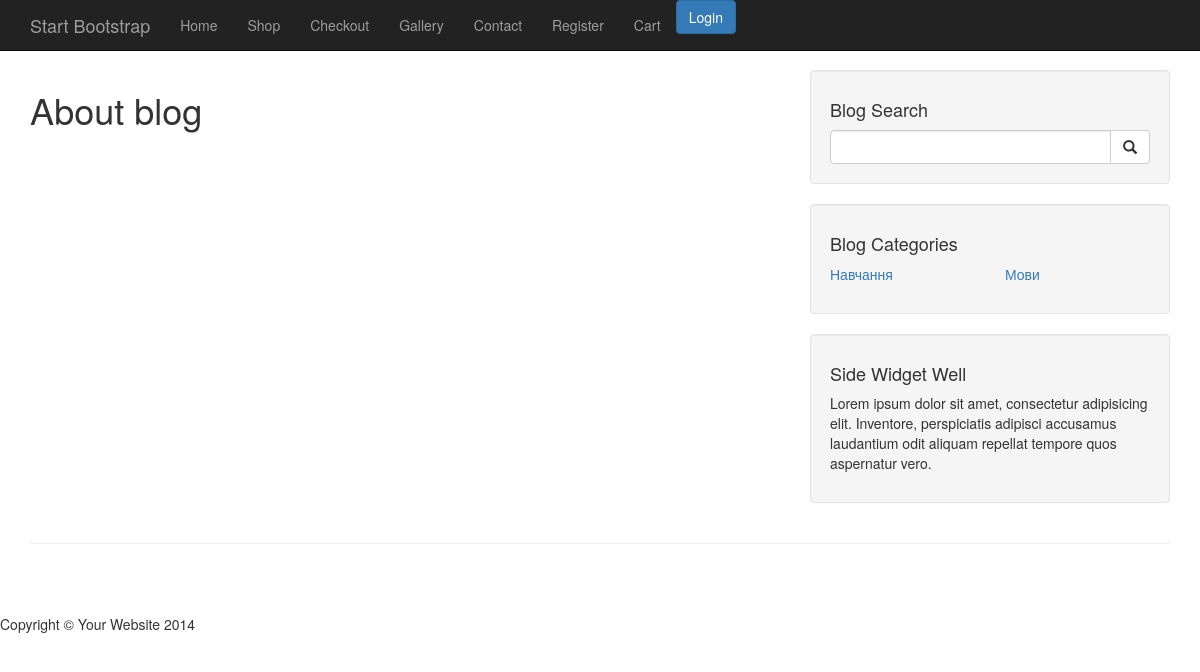
/about/, run on an earlier commit of the app's database.
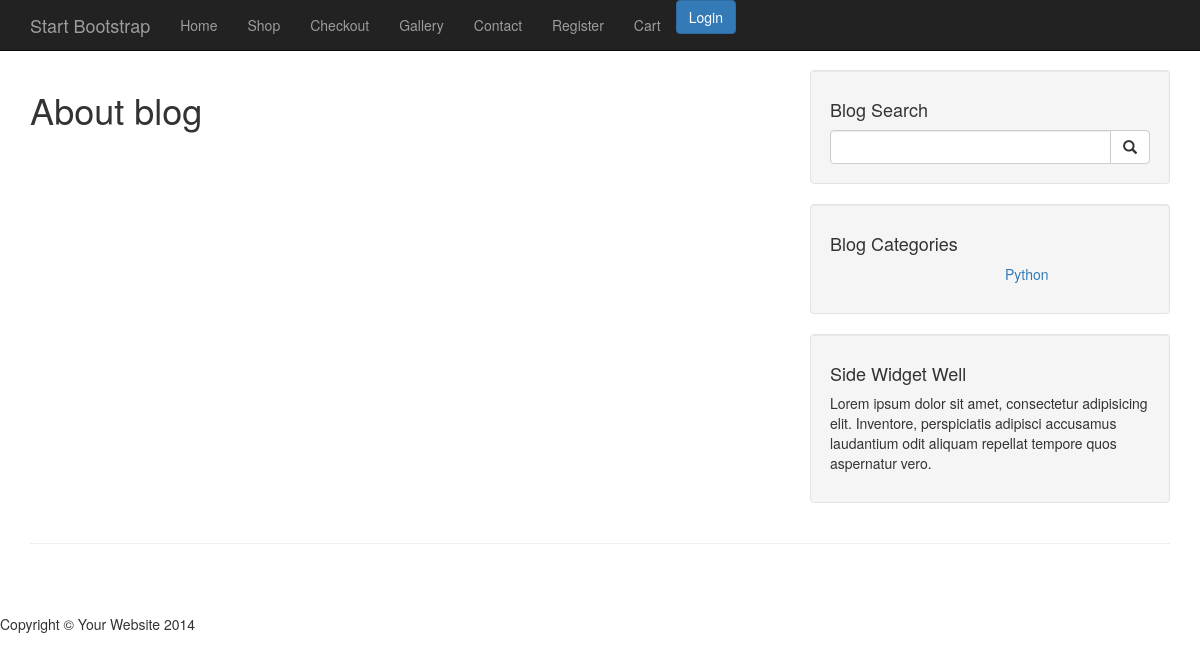
And on a later commit of the database.
### blog/models.py (models this page shows, shortened)
class Category(models.Model):
    name = models.CharField(max_length=100, verbose_name = "Назва")
    slug = models.SlugField(max_length=120, unique=True)
    def __str__(self):
        return self.name
    class Meta:
        verbose_name = "Категорія"
        verbose_name_plural = "Категорії"

### blog/views.py (the view)
# urls.py: path('about/', views.about, name="about"),
def about(request):
    context = {}
    context.update(get_category())
    return render(request,'blog/about.html', context)

### blog/views.py (called while the page is built)
def get_category():
    all = Category.objects.all()
    count = all.count()
    return {'cat1': all[:count // 2], 'cat2': all[count // 2:]}

### shop/context_processors.py (called while the page is built)
def categorys_processor(request):
    categories = Category.objects.all()
    return {'categories': categories}

### templates/blog/about.html
{% extends "layout/main_layout.html" %}
{% block content %}
<h1>About blog</h1>
{% endblock %}

### templates/layout/main_layout.html
{% extends "base.html" %}
{% block main %}
    <div class="container">
        <div class="row">
            <div class="col-md-8">
                {% block content%}
                {% endblock %}
            </div>
            <div class="col-md-4">
                <div class="well">
                    <h4>Blog Search</h4>
                    <form class="input-group" method="GET" action="{% url 'search' %}">
                        <input type="search" name="query" class="form-control">
                        <span class="input-group-btn">
                            <button class="btn btn-default" type="submit">
                                <span class="glyphicon glyphicon-search"></span>
                        </button>
                        </span>
                    </form>
                </div>
                <div class="well">
                    <h4>Blog Categories</h4>
                    <div class="row">
                        <div class="col-lg-6">
                            <ul class="list-unstyled">
                                {% for c in cat1 %}
                                <li><a href="{% url 'category' slug=c.slug %}">{{ c }}</a>
                                </li>
                                {% endfor %}
                            </ul>
                        </div>
                        <div class="col-lg-6">
                            <ul class="list-unstyled">
                                {% for c in cat2 %}
                                <li><a href="{% url 'category' slug=c.slug %}">{{ c }}</a>
                                </li>
                                {% endfor %}
                            </ul>
                        </div>
                    </div>
                </div>
                <div class="well">
                    <h4>Side Widget Well</h4>
                    <p>Lorem ipsum dolor sit amet, consectetur adipisicing elit. Inventore, perspiciatis adipisci accusamus laudantium odit aliquam repellat tempore quos aspernatur vero.</p>
                </div>
            </div>
        </div>
        <hr>
    </div>
{% endblock %}

What changed in the data, as far as the page shows it:
removed Category: name "Навчання", shown under "Blog Categories"
removed Category: name "Мови"
added Category: name "Python", shown under "Blog Categories"
